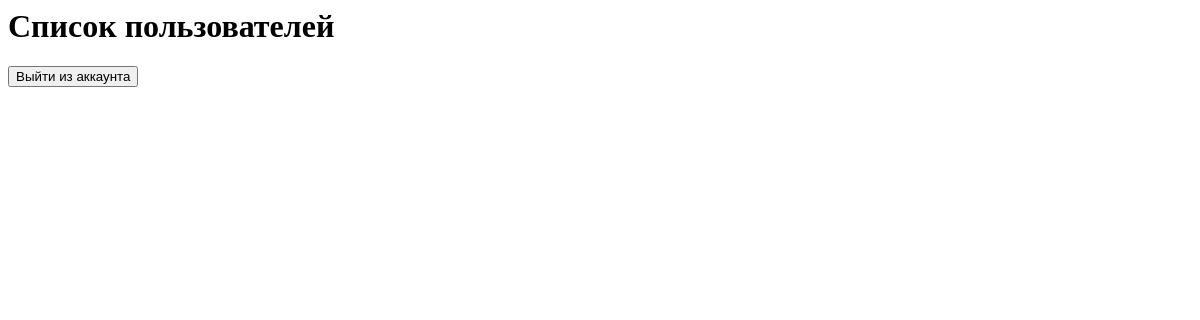
Before: /user_list/ with the older database file.
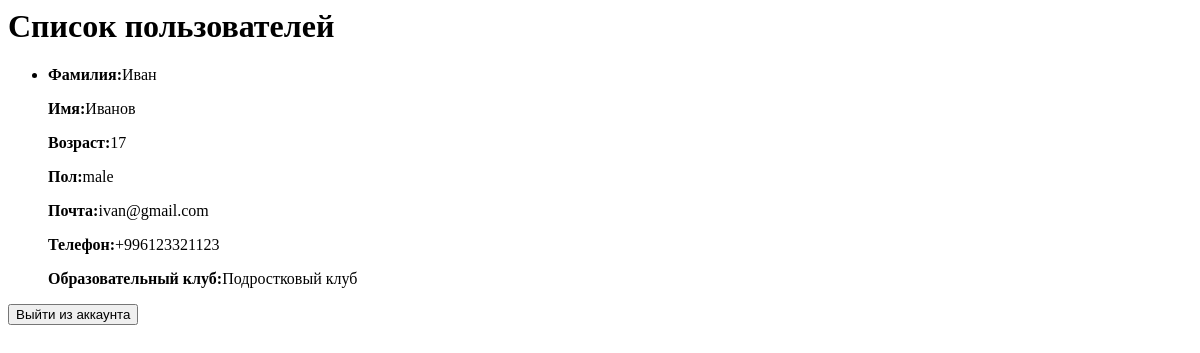
After: the same page with the newer database file.
### users/models.py (models this page shows, shortened)
class CustomUser(User):
    GENDER = (
        ('male', 'male'),
        ('female', 'female'),
    )
    phone_number = models.CharField(max_length=18)
    age = models.PositiveBigIntegerField(default=7)
    gender = models.CharField(max_length=100, choices=GENDER)
    club = models.CharField(max_length=100)

### users/views.py (the view)
# urls.py: path('user_list/', views.UserListView.as_view(), name='user_list'),
class UserListView(ListView):
    template_name = 'users/user_list.html'
    context_object_name = 'user'
    model = models.CustomUser
    def get_queryset(self):
        return self.model.objects.all()

### templates/users/user_list.html (shortened to what this page needs)
<div class="w-full max-w-2xl bg-gray-800 p-6 rounded-2xl shadow-xl text-white mx-auto mt-10">
    <h1 class="text-2xl font-bold text-center mb-4">Список пользователей</h1>
    <ul class="space-y-4">
         {% for i in user %}
        <li class="p-4 bg-gray-700 rounded-lg shadow">
            <p><strong>Фамилия:</strong>{{ i.first_name }}</p>
            <p><strong>Имя:</strong>{{ i.last_name }}</p>
            <p><strong>Возраст:</strong>{{ i.age }}</p>
            <p><strong>Пол:</strong>{{ i.gender }}</p>
            <p><strong>Почта:</strong>{{ i.email }}</p>
            <p><strong>Телефон:</strong>{{ i.phone_number }}</p>
            {% if i.club %}
            <p><strong>Образовательный клуб:</strong>{{ i.club }}</p>
            {% endif %}
        </li>
        {% endfor %}
    </ul>
</div>
<form action="{% url 'users:login' %}" method="POST">
    <button type="submit">Выйти из аккаунта</button>
</form>

Changed rows visible on the page:
added CustomUser: first_name "Иван", last_name "Иванов", age "17", gender "male", email "ivan@gmail.com", phone_number "+996123321123", club "Подростковый клуб"
